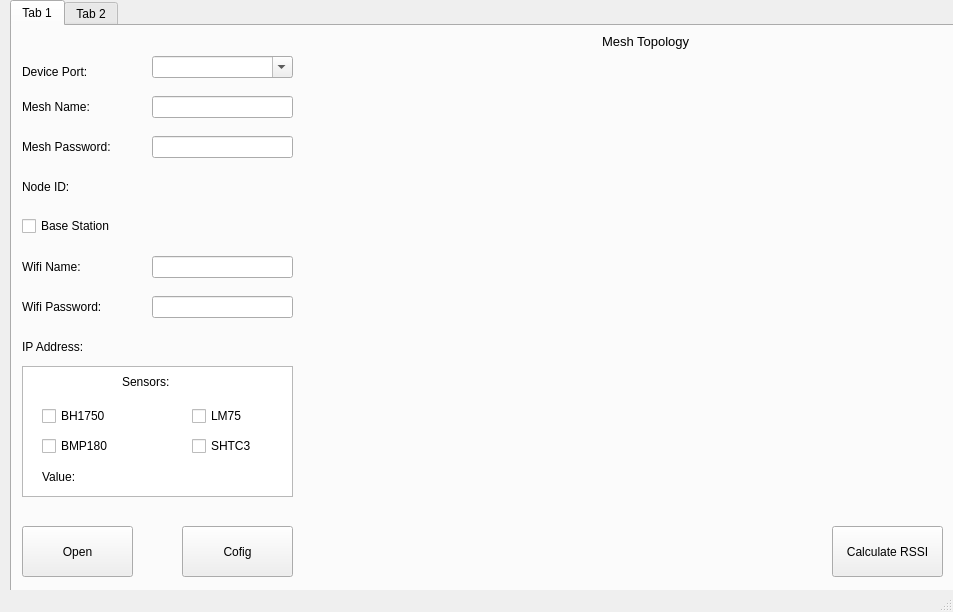
<?xml version="1.0" encoding="UTF-8"?>
<ui version="4.0">
 <class>MainWindow</class>
 <widget class="QMainWindow" name="MainWindow">
  <property name="geometry">
   <rect>
    <x>0</x>
    <y>0</y>
    <width>953</width>
    <height>612</height>
   </rect>
  </property>
  <property name="windowTitle">
   <string>MainWindow</string>
  </property>
  <widget class="QWidget" name="centralwidget">
   <widget class="QPushButton" name="btn_calcDR">
    <property name="geometry">
     <rect>
      <x>690</x>
      <y>720</y>
      <width>111</width>
      <height>51</height>
     </rect>
    </property>
    <property name="font">
     <font>
      <pointsize>9</pointsize>
     </font>
    </property>
    <property name="text">
     <string>Calculate DR</string>
    </property>
   </widget>
   <widget class="QPushButton" name="btn_clearDR">
    <property name="geometry">
     <rect>
      <x>520</x>
      <y>690</y>
      <width>111</width>
      <height>51</height>
     </rect>
    </property>
    <property name="font">
     <font>
      <pointsize>9</pointsize>
     </font>
    </property>
    <property name="text">
     <string>Clear DR</string>
    </property>
   </widget>
   <widget class="QTabWidget" name="tabWidget">
    <property name="geometry">
     <rect>
      <x>10</x>
      <y>0</y>
      <width>1121</width>
      <height>861</height>
     </rect>
    </property>
    <property name="currentIndex">
     <number>0</number>
    </property>
    <widget class="QWidget" name="tab_3">
     <attribute name="title">
      <string>Tab 1</string>
     </attribute>
     <widget class="QLabel" name="label_wifiPass">
      <property name="geometry">
       <rect>
        <x>10</x>
        <y>270</y>
        <width>121</width>
        <height>21</height>
       </rect>
      </property>
      <property name="font">
       <font>
        <pointsize>9</pointsize>
       </font>
      </property>
      <property name="text">
       <string>Wifi Password:</string>
      </property>
     </widget>
     <widget class="QPushButton" name="btn_config">
      <property name="geometry">
       <rect>
        <x>170</x>
        <y>500</y>
        <width>111</width>
        <height>51</height>
       </rect>
      </property>
      <property name="font">
       <font>
        <pointsize>9</pointsize>
       </font>
      </property>
      <property name="text">
       <string>Cofig</string>
      </property>
     </widget>
     <widget class="QLabel" name="label_devicePort">
      <property name="geometry">
       <rect>
        <x>10</x>
        <y>30</y>
        <width>91</width>
        <height>31</height>
       </rect>
      </property>
      <property name="font">
       <font>
        <pointsize>9</pointsize>
       </font>
      </property>
      <property name="text">
       <string>Device Port:</string>
      </property>
     </widget>
     <widget class="QLabel" name="label_wifiName">
      <property name="geometry">
       <rect>
        <x>10</x>
        <y>230</y>
        <width>91</width>
        <height>21</height>
       </rect>
      </property>
      <property name="font">
       <font>
        <pointsize>9</pointsize>
       </font>
      </property>
      <property name="text">
       <string>Wifi Name:</string>
      </property>
     </widget>
     <widget class="QLabel" name="label_meshPass">
      <property name="geometry">
       <rect>
        <x>10</x>
        <y>110</y>
        <width>121</width>
        <height>21</height>
       </rect>
      </property>
      <property name="font">
       <font>
        <pointsize>9</pointsize>
       </font>
      </property>
      <property name="text">
       <string>Mesh Password:</string>
      </property>
     </widget>
     <widget class="QWidget" name="verticalLayoutWidget">
      <property name="geometry">
       <rect>
        <x>320</x>
        <y>30</y>
        <width>611</width>
        <height>431</height>
       </rect>
      </property>
      <layout class="QVBoxLayout" name="topoLayout_4"/>
     </widget>
     <widget class="QLabel" name="label_nodeID">
      <property name="geometry">
       <rect>
        <x>10</x>
        <y>150</y>
        <width>91</width>
        <height>21</height>
       </rect>
      </property>
      <property name="font">
       <font>
        <pointsize>9</pointsize>
       </font>
      </property>
      <property name="text">
       <string>Node ID:</string>
      </property>
     </widget>
     <widget class="QLabel" name="nodeID">
      <property name="geometry">
       <rect>
        <x>140</x>
        <y>150</y>
        <width>141</width>
        <height>21</height>
       </rect>
      </property>
      <property name="font">
       <font>
        <pointsize>9</pointsize>
       </font>
      </property>
      <property name="text">
       <string/>
      </property>
     </widget>
     <widget class="QLineEdit" name="wifiPass">
      <property name="geometry">
       <rect>
        <x>140</x>
        <y>270</y>
        <width>141</width>
        <height>22</height>
       </rect>
      </property>
      <property name="font">
       <font>
        <pointsize>9</pointsize>
       </font>
      </property>
     </widget>
     <widget class="QLabel" name="ipAddress">
      <property name="geometry">
       <rect>
        <x>140</x>
        <y>310</y>
        <width>141</width>
        <height>21</height>
       </rect>
      </property>
      <property name="font">
       <font>
        <pointsize>9</pointsize>
       </font>
      </property>
      <property name="text">
       <string/>
      </property>
     </widget>
     <widget class="QLineEdit" name="wifiName">
      <property name="geometry">
       <rect>
        <x>140</x>
        <y>230</y>
        <width>141</width>
        <height>22</height>
       </rect>
      </property>
      <property name="font">
       <font>
        <pointsize>9</pointsize>
       </font>
      </property>
     </widget>
     <widget class="QLabel" name="label_ipAddress">
      <property name="geometry">
       <rect>
        <x>10</x>
        <y>310</y>
        <width>91</width>
        <height>21</height>
       </rect>
      </property>
      <property name="font">
       <font>
        <pointsize>9</pointsize>
       </font>
      </property>
      <property name="text">
       <string>IP Address:</string>
      </property>
     </widget>
     <widget class="QPushButton" name="btn_open">
      <property name="geometry">
       <rect>
        <x>10</x>
        <y>500</y>
        <width>111</width>
        <height>51</height>
       </rect>
      </property>
      <property name="font">
       <font>
        <pointsize>9</pointsize>
       </font>
      </property>
      <property name="text">
       <string>Open</string>
      </property>
     </widget>
     <widget class="QLineEdit" name="meshName">
      <property name="geometry">
       <rect>
        <x>140</x>
        <y>70</y>
        <width>141</width>
        <height>22</height>
       </rect>
      </property>
      <property name="font">
       <font>
        <pointsize>9</pointsize>
       </font>
      </property>
     </widget>
     <widget class="QLabel" name="label">
      <property name="geometry">
       <rect>
        <x>590</x>
        <y>-10</y>
        <width>111</width>
        <height>51</height>
       </rect>
      </property>
      <property name="font">
       <font>
        <pointsize>10</pointsize>
       </font>
      </property>
      <property name="text">
       <string>Mesh Topology</string>
      </property>
     </widget>
     <widget class="QComboBox" name="port">
      <property name="enabled">
       <bool>true</bool>
      </property>
      <property name="geometry">
       <rect>
        <x>140</x>
        <y>30</y>
        <width>141</width>
        <height>22</height>
       </rect>
      </property>
      <property name="font">
       <font>
        <pointsize>9</pointsize>
       </font>
      </property>
      <property name="editable">
       <bool>true</bool>
      </property>
     </widget>
     <widget class="QLabel" name="label_meshName">
      <property name="geometry">
       <rect>
        <x>10</x>
        <y>70</y>
        <width>91</width>
        <height>21</height>
       </rect>
      </property>
      <property name="font">
       <font>
        <pointsize>9</pointsize>
       </font>
      </property>
      <property name="text">
       <string>Mesh Name:</string>
      </property>
     </widget>
     <widget class="QPushButton" name="btn_updateTopo">
      <property name="geometry">
       <rect>
        <x>820</x>
        <y>500</y>
        <width>111</width>
        <height>51</height>
       </rect>
      </property>
      <property name="font">
       <font>
        <pointsize>9</pointsize>
       </font>
      </property>
      <property name="text">
       <string>Calculate RSSI</string>
      </property>
     </widget>
     <widget class="QCheckBox" name="setRoot">
      <property name="geometry">
       <rect>
        <x>10</x>
        <y>190</y>
        <width>121</width>
        <height>20</height>
       </rect>
      </property>
      <property name="font">
       <font>
        <pointsize>9</pointsize>
       </font>
      </property>
      <property name="text">
       <string>Base Station</string>
      </property>
     </widget>
     <widget class="QLineEdit" name="meshPass">
      <property name="geometry">
       <rect>
        <x>140</x>
        <y>110</y>
        <width>141</width>
        <height>22</height>
       </rect>
      </property>
      <property name="font">
       <font>
        <pointsize>9</pointsize>
       </font>
      </property>
     </widget>
     <widget class="QListView" name="sensorView">
      <property name="geometry">
       <rect>
        <x>10</x>
        <y>340</y>
        <width>271</width>
        <height>131</height>
       </rect>
      </property>
     </widget>
     <widget class="QLabel" name="donVi">
      <property name="geometry">
       <rect>
        <x>130</x>
        <y>440</y>
        <width>71</width>
        <height>21</height>
       </rect>
      </property>
      <property name="font">
       <font>
        <pointsize>9</pointsize>
       </font>
      </property>
      <property name="text">
       <string/>
      </property>
     </widget>
     <widget class="QLabel" name="sensorValue">
      <property name="geometry">
       <rect>
        <x>80</x>
        <y>440</y>
        <width>51</width>
        <height>21</height>
       </rect>
      </property>
      <property name="font">
       <font>
        <pointsize>9</pointsize>
       </font>
      </property>
      <property name="text">
       <string/>
      </property>
     </widget>
     <widget class="QCheckBox" name="sensor_LM75">
      <property name="geometry">
       <rect>
        <x>180</x>
        <y>380</y>
        <width>78</width>
        <height>20</height>
       </rect>
      </property>
      <property name="font">
       <font>
        <pointsize>9</pointsize>
       </font>
      </property>
      <property name="text">
       <string>LM75</string>
      </property>
     </widget>
     <widget class="QLabel" name="label_2">
      <property name="geometry">
       <rect>
        <x>30</x>
        <y>440</y>
        <width>41</width>
        <height>21</height>
       </rect>
      </property>
      <property name="font">
       <font>
        <pointsize>9</pointsize>
       </font>
      </property>
      <property name="text">
       <string>Value:</string>
      </property>
     </widget>
     <widget class="QCheckBox" name="sensor_SHTC3">
      <property name="geometry">
       <rect>
        <x>180</x>
        <y>410</y>
        <width>78</width>
        <height>20</height>
       </rect>
      </property>
      <property name="font">
       <font>
        <pointsize>9</pointsize>
       </font>
      </property>
      <property name="text">
       <string>SHTC3</string>
      </property>
     </widget>
     <widget class="QLabel" name="label_3">
      <property name="geometry">
       <rect>
        <x>110</x>
        <y>340</y>
        <width>71</width>
        <height>31</height>
       </rect>
      </property>
      <property name="font">
       <font>
        <pointsize>9</pointsize>
       </font>
      </property>
      <property name="text">
       <string>Sensors:</string>
      </property>
     </widget>
     <widget class="QCheckBox" name="sensor_BH1750">
      <property name="geometry">
       <rect>
        <x>30</x>
        <y>380</y>
        <width>78</width>
        <height>20</height>
       </rect>
      </property>
      <property name="font">
       <font>
        <pointsize>9</pointsize>
       </font>
      </property>
      <property name="text">
       <string>BH1750</string>
      </property>
     </widget>
     <widget class="QCheckBox" name="sensor_BMP180">
      <property name="geometry">
       <rect>
        <x>30</x>
        <y>410</y>
        <width>78</width>
        <height>20</height>
       </rect>
      </property>
      <property name="font">
       <font>
        <pointsize>9</pointsize>
       </font>
      </property>
      <property name="text">
       <string>BMP180</string>
      </property>
     </widget>
    </widget>
    <widget class="QWidget" name="tab_4">
     <attribute name="title">
      <string>Tab 2</string>
     </attribute>
     <widget class="QLabel" name="label_4">
      <property name="geometry">
       <rect>
        <x>90</x>
        <y>50</y>
        <width>191</width>
        <height>51</height>
       </rect>
      </property>
      <property name="font">
       <font>
        <pointsize>14</pointsize>
       </font>
      </property>
      <property name="text">
       <string>Node 635133028:</string>
      </property>
     </widget>
     <widget class="QLabel" name="label_5">
      <property name="geometry">
       <rect>
        <x>90</x>
        <y>130</y>
        <width>191</width>
        <height>51</height>
       </rect>
      </property>
      <property name="font">
       <font>
        <pointsize>14</pointsize>
       </font>
      </property>
      <property name="text">
       <string>Node 2830068429:</string>
      </property>
     </widget>
     <widget class="QLabel" name="label_6">
      <property name="geometry">
       <rect>
        <x>90</x>
        <y>210</y>
        <width>191</width>
        <height>51</height>
       </rect>
      </property>
      <property name="font">
       <font>
        <pointsize>14</pointsize>
       </font>
      </property>
      <property name="text">
       <string>Node 419439289:</string>
      </property>
     </widget>
     <widget class="QLabel" name="label_7">
      <property name="geometry">
       <rect>
        <x>90</x>
        <y>290</y>
        <width>191</width>
        <height>51</height>
       </rect>
      </property>
      <property name="font">
       <font>
        <pointsize>14</pointsize>
       </font>
      </property>
      <property name="text">
       <string>Node 3267072896:</string>
      </property>
     </widget>
     <widget class="QLabel" name="sensorNode1">
      <property name="geometry">
       <rect>
        <x>300</x>
        <y>60</y>
        <width>281</width>
        <height>31</height>
       </rect>
      </property>
      <property name="font">
       <font>
        <pointsize>14</pointsize>
       </font>
      </property>
      <property name="text">
       <string/>
      </property>
     </widget>
     <widget class="QLabel" name="sensorNode2">
      <property name="geometry">
       <rect>
        <x>300</x>
        <y>140</y>
        <width>351</width>
        <height>31</height>
       </rect>
      </property>
      <property name="font">
       <font>
        <pointsize>14</pointsize>
       </font>
      </property>
      <property name="text">
       <string/>
      </property>
     </widget>
     <widget class="QLabel" name="sensorNode3">
      <property name="geometry">
       <rect>
        <x>300</x>
        <y>220</y>
        <width>371</width>
        <height>31</height>
       </rect>
      </property>
      <property name="font">
       <font>
        <pointsize>14</pointsize>
       </font>
      </property>
      <property name="text">
       <string/>
      </property>
     </widget>
     <widget class="QLabel" name="sensorNode4">
      <property name="geometry">
       <rect>
        <x>300</x>
        <y>300</y>
        <width>381</width>
        <height>31</height>
       </rect>
      </property>
      <property name="font">
       <font>
        <pointsize>14</pointsize>
       </font>
      </property>
      <property name="text">
       <string/>
      </property>
     </widget>
    </widget>
   </widget>
  </widget>
  <widget class="QMenuBar" name="menubar">
   <property name="geometry">
    <rect>
     <x>0</x>
     <y>0</y>
     <width>953</width>
     <height>26</height>
    </rect>
   </property>
  </widget>
  <widget class="QStatusBar" name="statusbar"/>
 </widget>
 <resources/>
 <connections/>
</ui>
